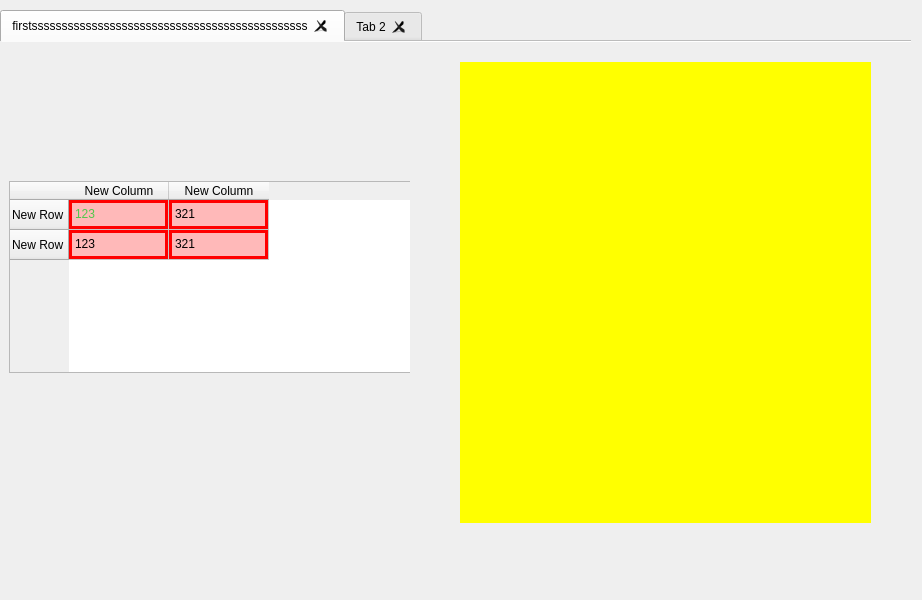
<?xml version="1.0" encoding="UTF-8"?>
<ui version="4.0">
 <class>MainWindow</class>
 <widget class="QMainWindow" name="MainWindow">
  <property name="geometry">
   <rect>
    <x>0</x>
    <y>0</y>
    <width>922</width>
    <height>600</height>
   </rect>
  </property>
  <property name="windowTitle">
   <string>MainWindow</string>
  </property>
  <widget class="QWidget" name="centralwidget">
   <widget class="QTabWidget" name="tabWidget">
    <property name="geometry">
     <rect>
      <x>0</x>
      <y>10</y>
      <width>911</width>
      <height>531</height>
     </rect>
    </property>
    <property name="baseSize">
     <size>
      <width>1920</width>
      <height>1080</height>
     </size>
    </property>
    <property name="toolTip">
     <string>123321</string>
    </property>
    <property name="styleSheet">
     <string notr="true"/>
    </property>
    <property name="tabPosition">
     <enum>QTabWidget::North</enum>
    </property>
    <property name="tabShape">
     <enum>QTabWidget::Rounded</enum>
    </property>
    <property name="currentIndex">
     <number>0</number>
    </property>
    <property name="elideMode">
     <enum>Qt::ElideLeft</enum>
    </property>
    <property name="usesScrollButtons">
     <bool>true</bool>
    </property>
    <property name="documentMode">
     <bool>true</bool>
    </property>
    <property name="tabsClosable">
     <bool>true</bool>
    </property>
    <property name="movable">
     <bool>true</bool>
    </property>
    <property name="tabBarAutoHide">
     <bool>true</bool>
    </property>
    <widget class="QWidget" name="tab">
     <attribute name="icon">
      <iconset>
       <normaloff>../Resource/icon/Icon_windowIcon.ico</normaloff>../Resource/icon/Icon_windowIcon.ico</iconset>
     </attribute>
     <attribute name="title">
      <string>firstssssssssssssssssssssssssssssssssssssssssssssss</string>
     </attribute>
     <attribute name="toolTip">
      <string>this is first tab</string>
     </attribute>
     <widget class="QWidget" name="widget" native="true">
      <property name="geometry">
       <rect>
        <x>9</x>
        <y>9</y>
        <width>401</width>
        <height>501</height>
       </rect>
      </property>
      <widget class="QTableWidget" name="tableWidget">
       <property name="geometry">
        <rect>
         <x>0</x>
         <y>130</y>
         <width>481</width>
         <height>192</height>
        </rect>
       </property>
       <property name="styleSheet">
        <string notr="true">QTableWidget::item{border:3px solid rgb(255, 0, 0);background-color:rgba(255,0,0, 70);foreground-color:rgb(0,0,0);font: 9pt &quot;Minion Pro&quot;;
}
</string>
       </property>
       <property name="selectionMode">
        <enum>QAbstractItemView::ContiguousSelection</enum>
       </property>
       <row>
        <property name="text">
         <string>New Row</string>
        </property>
       </row>
       <row>
        <property name="text">
         <string>New Row</string>
        </property>
       </row>
       <column>
        <property name="text">
         <string>New Column</string>
        </property>
       </column>
       <column>
        <property name="text">
         <string>New Column</string>
        </property>
       </column>
       <item row="0" column="0">
        <property name="text">
         <string>123</string>
        </property>
        <property name="foreground">
         <brush brushstyle="Dense4Pattern">
          <color alpha="255">
           <red>81</red>
           <green>199</green>
           <blue>75</blue>
          </color>
         </brush>
        </property>
        <property name="checkState">
         <enum>Unchecked</enum>
        </property>
        <property name="flags">
         <set>NoItemFlags</set>
        </property>
       </item>
       <item row="0" column="1">
        <property name="text">
         <string>321</string>
        </property>
        <property name="foreground">
         <brush brushstyle="NoBrush">
          <color alpha="255">
           <red>255</red>
           <green>255</green>
           <blue>255</blue>
          </color>
         </brush>
        </property>
       </item>
       <item row="1" column="0">
        <property name="text">
         <string>123</string>
        </property>
       </item>
       <item row="1" column="1">
        <property name="text">
         <string>321</string>
        </property>
        <property name="flags">
         <set>ItemIsSelectable|ItemIsDragEnabled|ItemIsUserCheckable|ItemIsEnabled|ItemIsTristate</set>
        </property>
       </item>
      </widget>
     </widget>
     <widget class="QWidget" name="widget_2" native="true">
      <property name="geometry">
       <rect>
        <x>460</x>
        <y>20</y>
        <width>411</width>
        <height>461</height>
       </rect>
      </property>
      <property name="styleSheet">
       <string notr="true">background:yellow;
border-left-color: rgb(255, 170, 0);</string>
      </property>
     </widget>
    </widget>
    <widget class="QWidget" name="tab_2">
     <attribute name="title">
      <string>Tab 2</string>
     </attribute>
    </widget>
   </widget>
  </widget>
 </widget>
 <resources/>
 <connections/>
</ui>
